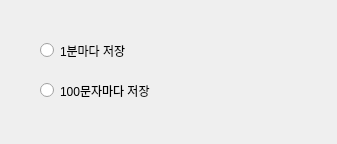
<?xml version="1.0" encoding="UTF-8"?>
<ui version="4.0">
 <class>dialog</class>
 <widget class="QDialog" name="dialog">
  <property name="geometry">
   <rect>
    <x>0</x>
    <y>0</y>
    <width>337</width>
    <height>144</height>
   </rect>
  </property>
  <property name="windowTitle">
   <string>자동 저장 설정</string>
  </property>
  <widget class="QRadioButton" name="radioButton">
   <property name="geometry">
    <rect>
     <x>40</x>
     <y>40</y>
     <width>151</width>
     <height>21</height>
    </rect>
   </property>
   <property name="text">
    <string>1분마다 저장</string>
   </property>
  </widget>
  <widget class="QRadioButton" name="radioButton_2">
   <property name="geometry">
    <rect>
     <x>40</x>
     <y>80</y>
     <width>151</width>
     <height>21</height>
    </rect>
   </property>
   <property name="text">
    <string>100문자마다 저장</string>
   </property>
  </widget>
 </widget>
 <resources/>
 <connections/>
</ui>
